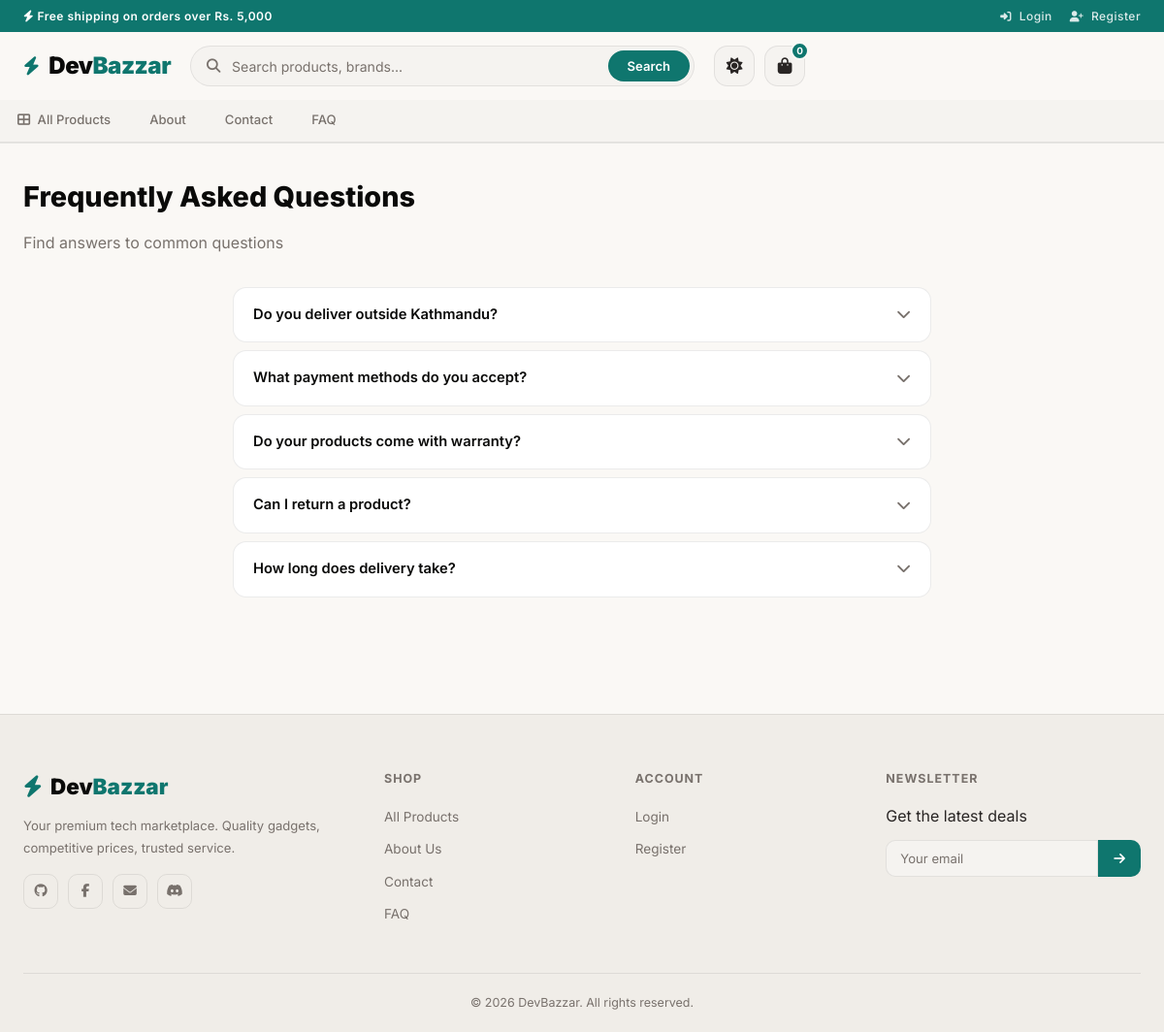
The page /crm/faq/ on the database its author committed.
### mystore/models.py (models this page shows, shortened)
class FAQ(models.Model):
    question = models.CharField(max_length=500)
    answer = models.TextField()
    order = models.IntegerField(default=0)
    is_active = models.BooleanField(default=True)
    class Meta:
        ordering = ["order"]
        verbose_name = "FAQ"
        verbose_name_plural = "FAQs"

### mystore/views.py (the view)
# urls.py: path("faq/", views.faq, name="faq"),
def faq(request):
    faqs = FAQ.objects.filter(is_active=True)
    return render(request, "crm/faq.html", {"faqs": faqs})

### cart/context_processors.py (called while the page is built)
def cart_context(request):
    cart_count = 0
    try:
        if request.user.is_authenticated:
            cart = Cart.objects.filter(user=request.user).first()
        else:
            if not request.session.session_key:
                request.session.create()
            cart = Cart.objects.filter(session_key=request.session.session_key).first()
        if cart:
            cart_count = cart.total_items
    except Exception:
        pass
    return {"cart_count": cart_count}

### cart/models.py (called while the page is built)
    @property
    def total_items(self):
        return sum(item.quantity for item in self.items.all())

### shop/context_processors.py (called while the page is built)
def notif_context(request):
    if not request.user.is_authenticated:
        return {"notif_count": 0}
    count = Notification.objects.filter(user=request.user, is_read=False).count()
    return {"notif_count": count}

### templates/crm/faq.html (shortened to what this page needs)
{% extends "base.html" %}
{% block content %}
<section class="section page-section">
    <div class="container">
        <div class="page-header"><h1>Frequently Asked Questions</h1><p>Find answers to common questions</p></div>
        <div class="faq-list">
            {% for faq in faqs %}
            <details class="faq-item">
                <summary class="faq-question"><span>{{ faq.question }}</span><i class="fas fa-chevron-down"></i></summary>
            </details>
            {% empty %}
            <div class="empty-state">
                <i class="fas fa-question-circle"></i>
                <h3>No FAQs yet</h3>
                <p>Check back soon or <a href="{% url 'mystore:contact' %}">contact us</a>.</p>
            </div>
            {% endfor %}
        </div>
    </div>
</section>
{% endblock %}

### shop/static/shop/css/style.css (style rules this page uses)
:root { --accent: #6C5CE7; --accent-dark: #5A4BD1; --accent-light: #A29BFE; --accent-glow: rgba(108, 92, 231, 0.3); --success: #00D2A0; --danger: #FF6B6B; --warning: #FECA57; --bg-primary: #0D0D0F; --bg-secondary: #141418; --bg-tertiary: #1A1A21; --bg-card: #16161C; --bg-elevated: #1E1E26; --bg-hover: #222230; --text-primary: #F0F0F5; --text-secondary: #9898A6; --text-muted: #6B6B7B; --border: rgba(255,255,255,0.06); --border-hover: rgba(255,255,255,0.12); --border-accent: rgba(108, 92, 231, 0.3); --shadow-sm: 0 1px 2px rgba(0,0,0,0.3); --shadow: 0 4px 20px rgba(0,0,0,0.4); --shadow-lg: 0 12px 40px rgba(0,0,0,0.5); --shadow-glow: 0 0 30px rgba(108, 92, 231, 0.15); --radius-sm: 10px; --radius: 14px; --radius-lg: 18px; --radius-xl: 24px; --radius-pill: 100px; --transition: 0.3s cubic-bezier(0.4, 0, 0.2, 1); --font: 'Inter', -apple-system, BlinkMacSystemFont, sans-serif; --max-width: 1320px; }
*, *::before, *::after { box-sizing: border-box; margin: 0; padding: 0; }
html { scroll-behavior: smooth; }
body { font-family: var(--font); color: var(--text-primary); background: var(--bg-primary); line-height: 1.6; -webkit-font-smoothing: antialiased; overflow-x: hidden; }
.container { max-width: var(--max-width); margin: 0 auto; padding: 0 24px; }
.section { padding: 64px 0; }
.page-section { padding-top: 32px; }
.page-header { margin-bottom: 32px; display: flex; align-items: center; gap: 12px; flex-wrap: wrap; }
.page-header h1 { font-size: 1.8rem; font-weight: 800; }
.page-header p { color: var(--text-muted); width: 100%; }
.faq-list { max-width: 720px; margin: 0 auto; }
.faq-item { border: 1px solid var(--border); border-radius: var(--radius); margin-bottom: 8px; overflow: hidden; transition: var(--transition); background: var(--bg-card); }
.faq-question { display: flex; justify-content: space-between; align-items: center; padding: 16px 20px; cursor: pointer; font-weight: 600; font-size: 0.92rem; transition: var(--transition); color: var(--text-primary); }
.faq-question i { transition: transform var(--transition); color: var(--text-muted); }
[data-theme="light"] { --bg-primary: #FAF8F5; --bg-secondary: #FFFFFF; --bg-tertiary: #F5F3F0; --bg-card: #FFFFFF; --bg-elevated: #F0EDE8; --bg-hover: #EDEAE5; --text-primary: #0A0A09; --text-secondary: #292524; --text-muted: #78716C; --border: rgba(0,0,0,0.08); --border-hover: rgba(0,0,0,0.15); --border-accent: rgba(15,118,110,0.3); --shadow-sm: 0 1px 2px rgba(0,0,0,0.05); --shadow: 0 4px 20px rgba(0,0,0,0.08); --shadow-lg: 0 12px 40px rgba(0,0,0,0.1); --shadow-glow: 0 0 30px rgba(15,118,110,0.1); --accent: #0F766E; --accent-dark: #0D6B63; --accent-light: #14B8A6; --accent-glow: rgba(15,118,110,0.2); }

### rows shown on the page
FAQ: question "Do you deliver outside Kathmandu?"
FAQ: question "What payment methods do you accept?"
FAQ: question "Do your products come with warranty?"
FAQ: question "Can I return a product?"
FAQ: question "How long does delivery take?"

### other values the page prints
{{ cart_count }} "0"
